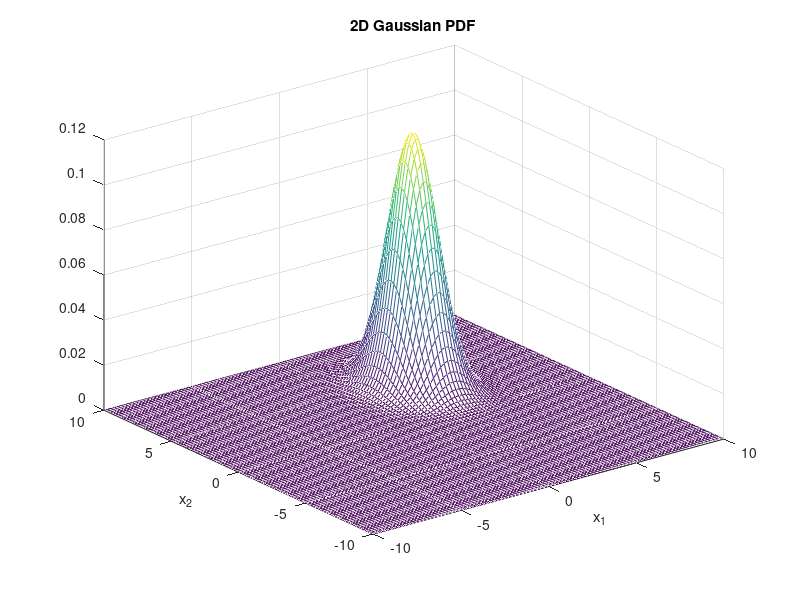

Here is the MATLAB script that generated this plot:
function multi_variate_gaussian()
    mu = [3, 4]';
    sigma = [1, 0; 0, 2];
    
    generate_multi_variate_gaussian(mu, sigma);
end

function generate_multi_variate_gaussian(mu, sigma)
    x = linspace(-10, 10);
    y = linspace(-10, 10);
    [xx, yy] = meshgrid(x, y);
    z = mvnpdf([xx(:) yy(:)], mu', sigma);
    z = reshape(z, size(xx));
    mesh(xx, yy, z);
    title("2D Gaussian PDF");
    xlabel("x_1");
    ylabel("x_2");
end